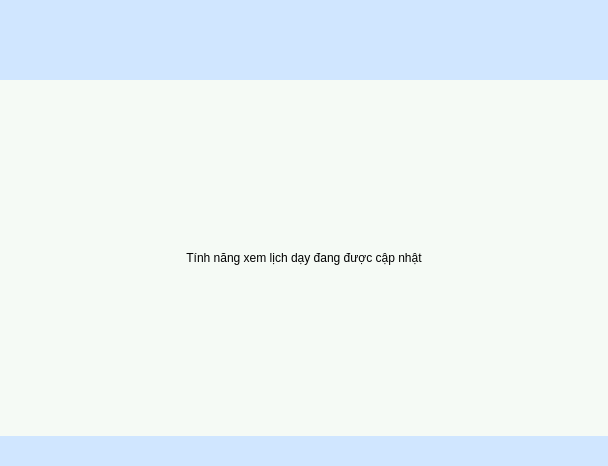
<?xml version="1.0" encoding="UTF-8"?>
<ui version="4.0">
 <class>ScheduleViewWidget</class>
 <widget class="QWidget" name="ScheduleViewWidget">
  <property name="geometry">
   <rect>
    <x>0</x>
    <y>0</y>
    <width>608</width>
    <height>466</height>
   </rect>
  </property>
  <property name="windowTitle">
   <string>Form</string>
  </property>
  <property name="styleSheet">
   <string notr="true">*{
border: none;
}
#header{
	background-color: #d0e6ff;
}
#body{
	background-color: #f5faf5;
}
#footer{
	background-color: #d0e6ff;
}
QMessageBox {
    background-color: #f5faf5;
    border: 2px solid #020f13;
}</string>
  </property>
  <layout class="QVBoxLayout" name="verticalLayout">
   <property name="spacing">
    <number>0</number>
   </property>
   <property name="leftMargin">
    <number>0</number>
   </property>
   <property name="topMargin">
    <number>0</number>
   </property>
   <property name="rightMargin">
    <number>0</number>
   </property>
   <property name="bottomMargin">
    <number>0</number>
   </property>
   <item alignment="Qt::AlignTop">
    <widget class="QFrame" name="header">
     <property name="minimumSize">
      <size>
       <width>0</width>
       <height>80</height>
      </size>
     </property>
     <property name="maximumSize">
      <size>
       <width>16777215</width>
       <height>80</height>
      </size>
     </property>
     <property name="frameShape">
      <enum>QFrame::StyledPanel</enum>
     </property>
     <property name="frameShadow">
      <enum>QFrame::Raised</enum>
     </property>
    </widget>
   </item>
   <item>
    <widget class="QFrame" name="body">
     <property name="sizePolicy">
      <sizepolicy hsizetype="Preferred" vsizetype="Expanding">
       <horstretch>0</horstretch>
       <verstretch>0</verstretch>
      </sizepolicy>
     </property>
     <property name="frameShape">
      <enum>QFrame::StyledPanel</enum>
     </property>
     <property name="frameShadow">
      <enum>QFrame::Raised</enum>
     </property>
     <layout class="QVBoxLayout" name="verticalLayout_2">
      <item>
       <widget class="QLabel" name="label">
        <property name="text">
         <string>Tính năng xem lịch dạy đang được cập nhật</string>
        </property>
        <property name="alignment">
         <set>Qt::AlignCenter</set>
        </property>
       </widget>
      </item>
     </layout>
    </widget>
   </item>
   <item alignment="Qt::AlignBottom">
    <widget class="QFrame" name="footer">
     <property name="minimumSize">
      <size>
       <width>0</width>
       <height>30</height>
      </size>
     </property>
     <property name="maximumSize">
      <size>
       <width>16777215</width>
       <height>30</height>
      </size>
     </property>
     <property name="baseSize">
      <size>
       <width>0</width>
       <height>30</height>
      </size>
     </property>
     <property name="frameShape">
      <enum>QFrame::StyledPanel</enum>
     </property>
     <property name="frameShadow">
      <enum>QFrame::Raised</enum>
     </property>
    </widget>
   </item>
  </layout>
 </widget>
 <resources/>
 <connections/>
</ui>
